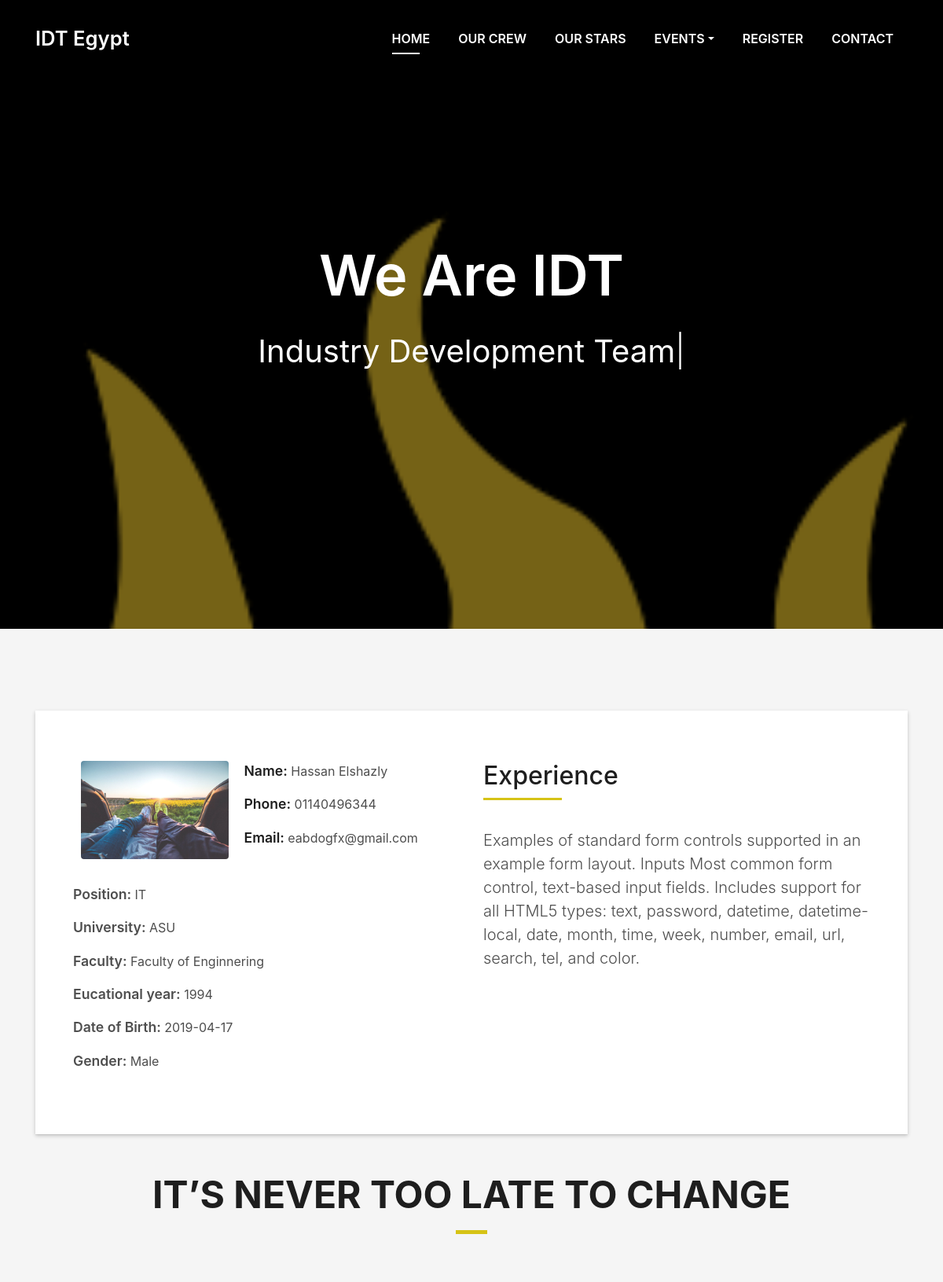
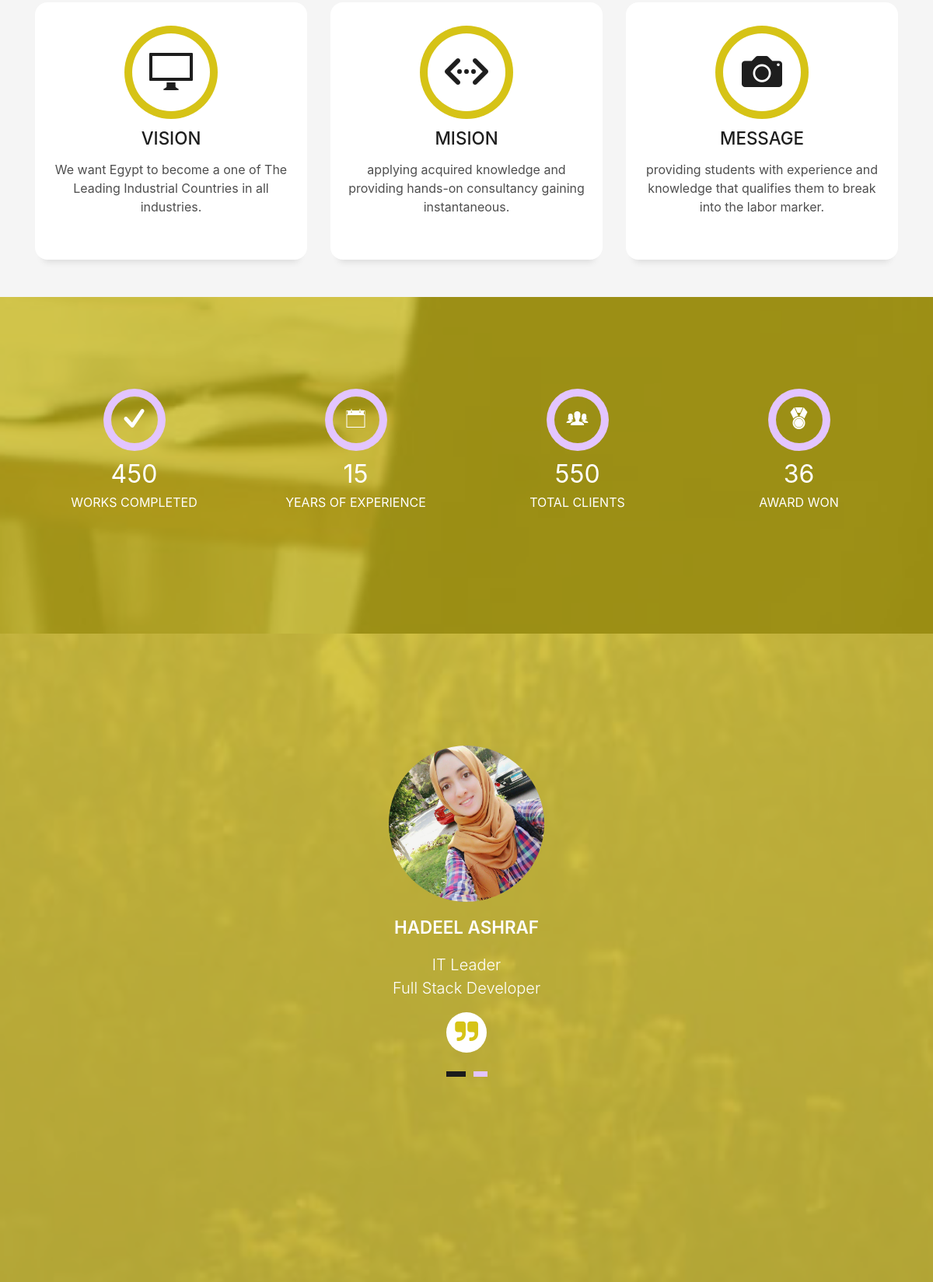
Page /members2.php?member=Hassan Elshazly (upper part) on the committed database (2 pictures, top to bottom).
### tables this page shows
CREATE TABLE `members` (
  `id` int(11) NOT NULL,
  `name` varchar(255) NOT NULL,
  `phone` varchar(255) NOT NULL,
  `email` varchar(255) NOT NULL,
  `date` varchar(255) NOT NULL,
  `uni` varchar(255) NOT NULL,
  `faculty` varchar(255) NOT NULL,
  `year` varchar(255) NOT NULL,
  `experience` text NOT NULL,
  `position` varchar(255) NOT NULL,
  `gender` varchar(255) NOT NULL,
  `photo` varchar(255) NOT NULL
);

### members2.php (the view, shortened to what this page needs)
<?php
    $memberName = htmlspecialchars(stripcslashes(trim($_GET['member'])));
    $sql = new PDO('mysql:host=localhost;port=3306;dbname=members', 'root', '');
    $sql->setAttribute(PDO::ATTR_ERRMODE, PDO::ERRMODE_WARNING);
    $qureyViewMember = "SELECT * FROM members Where name = '$memberName'";
    $stmt = $sql->query($qureyViewMember);
    $row = $stmt->fetch(PDO::FETCH_ASSOC);
?>
<!DOCTYPE html>
<html lang="en">
<head>
  <link href="lib/bootstrap/css/bootstrap.min.css" rel="stylesheet">
  <link href="lib/font-awesome/css/font-awesome.min.css" rel="stylesheet">
  <link href="lib/animate/animate.min.css" rel="stylesheet">
  <link href="lib/ionicons/css/ionicons.min.css" rel="stylesheet">
  <link href="lib/owlcarousel/assets/owl.carousel.min.css" rel="stylesheet">
  <link href="lib/lightbox/css/lightbox.min.css" rel="stylesheet">
  <link href="css/style-yellow.css" rel="stylesheet">
</head>
<body id="page-top">
  <nav class="navbar navbar-b navbar-trans navbar-expand-md fixed-top" id="mainNav">
    <div class="container">
      <a class="navbar-brand js-scroll" href="#page-top"> IDT Egypt</a>
      <div class="navbar-collapse collapse justify-content-end" id="navbarDefault">
        <ul class="navbar-nav">
          <li class="nav-item">
            <a class="nav-link js-scroll active" href="#home">Home</a>
          </li>
          <li class="nav-item">
            <a class="nav-link js-scroll" href="#crew">Our Crew</a>
          </li>
          <li class="nav-item">
            <a class="nav-link js-scroll" href="#stars">Our Stars</a>
          </li>
          <li class="nav-item">
            <a class="nav-link js-scroll dropdown-toggle" data-toggle="dropdown" href="##">Events</a>
                </li>
          <li class="nav-item">
            <a class="nav-link js-scroll" href="new.php">Register</a>
          </li>
          <li class="nav-item">
            <a class="nav-link js-scroll" href="#contact">Contact</a>
          </li>
        </ul>
      </div>
    </div>
  </nav>
  <div id="home" class="intro route bg-image" style="background-image: url(img/idt.png); ">
    <div class="overlay-itro"></div>
    <div class="intro-content display-table">
      <div class="table-cell">
        <div class="container">
          <h1 class="intro-title mb-4">We Are IDT</h1>
          <p class="intro-subtitle"><span class="text-slider-items">Industry Development Team,It’s Never Too late to Change</span><strong class="text-slider"></strong></p>
        </div>
      </div>
    </div>
  </div>
<div style="height:40px"></div>
  <section id="about" class="about-mf sect-pt4 route">
    <div class="container">
      <div class="row">
        <div class="col-sm-12">
          <div class="box-shadow-full">
            <div class="row">
              <div class="col-md-6">
                <div class="row">
                  <div class="col-sm-6 col-md-5">
                    <div class="about-img">
                      <img src="<?php echo empty($row['photo']) ?"img/post-1.jpg" : "images/".$row['photo']?>" class="img-fluid rounded b-shadow-a" alt="">
                    </div>
                  </div>
                  <div class="col-sm-6 col-md-7">
                    <div class="about-info">
                      <p><span class="title-s">Name: </span> <span><?= $row["name"]?></span></p>
                      <p><span class="title-s">Phone: </span> <span><?= $row["phone"]?></span></p>
                      <p><span class="title-s">Email: </span> <span><?= $row["email"]?></span></p>
                    </div>
                  </div>
                </div>
                <div class="skill-mf">
                    <p><span class="title-s">Position: </span> <span><?= $row["position"]?></span></p>
                    <p><span class="title-s">University: </span> <span><?= $row["uni"]?></span></p>
                    <p><span class="title-s">Faculty: </span> <span><?= $row["faculty"]?></span></p>
                    <p><span class="title-s">Eucational year: </span> <span><?= $row["year"]?></span></p>
                    <p><span class="title-s">Date of Birth: </span> <span><?= $row["date"]?></span></p>
                    <p><span class="title-s">Gender: </span> <span><?= $row["gender"]?></span></p>
                </div>
              </div>
              <div class="col-md-6">
                <div class="about-me pt-4 pt-md-0">
                  <div class="title-box-2">
                    <h5 class="title-left">
                      Experience
                    </h5>
                  </div>
                  <p class="lead">
                    <?= $row["experience"]?>
                  </p>
                </div>
              </div>
            </div>
          </div>
        </div>
      </div>
    </div>
  </section>
  <section id="service" class="services-mf route">
    <div class="container">
      <div class="row">
        <div class="col-sm-12">
          <div class="title-box text-center">
            <h3 class="title-a">
            It’s Never Too late to Change
            </h3>
            <div class="line-mf"></div>
          </div>
        </div>
      </div>
      <div class="row">
        <div class="col-md-4">
          <div class="service-box">
            <div class="service-ico">
              <span class="ico-circle"><i class="ion-monitor"></i></span>
            </div>
            <div class="service-content">
              <h2 class="s-title">VISION</h2>
              <p class="s-description text-center">
                  We want Egypt to become a one of The Leading Industrial Countries
                  in all industries.
              </p>
            </div>
          </div>
        </div>
        <div class="col-md-4">
          <div class="service-box">
            <div class="service-ico">
              <span class="ico-circle"><i class="ion-code-working"></i></span>
            </div>
            <div class="service-content">
              <h2 class="s-title">MISION</h2>
              <p class="s-description text-center">
              applying acquired knowledge and providing hands-on consultancy gaining instantaneous.
              </p>
            </div>
          </div>
        </div>
        <div class="col-md-4">
          <div class="service-box">
            <div class="service-ico">
              <span class="ico-circle"><i class="ion-camera"></i></span>
            </div>
            <div class="service-content">
              <h2 class="s-title">Message</h2>
              <p class="s-description text-center">
              providing students with experience and knowledge that qualifies them to break into the labor marker.
              </p>
            </div>
          </div>
        </div>
      </div>
    </div>
  </section>
  <div class="section-counter paralax-mf bg-image" style="background-image: url(img/counters-bg.jpg)">
    <div class="overlay-mf"></div>
    <div class="container">
      <div class="row">
        <div class="col-sm-3 col-lg-3">
          <div class="counter-box">
            <div class="counter-ico">
              <span class="ico-circle"><i class="ion-checkmark-round"></i></span>
            </div>
            <div class="counter-num">
              <p class="counter">450</p>
              <span class="counter-text">WORKS COMPLETED</span>
            </div>
          </div>
        </div>
        <div class="col-sm-3 col-lg-3">
          <div class="counter-box pt-4 pt-md-0">
            <div class="counter-ico">
              <span class="ico-circle"><i class="ion-ios-calendar-outline"></i></span>
            </div>
            <div class="counter-num">
              <p class="counter">15</p>
              <span class="counter-text">YEARS OF EXPERIENCE</span>
            </div>
          </div>
        </div>
        <div class="col-sm-3 col-lg-3">
          <div class="counter-box pt-4 pt-md-0">
            <div class="counter-ico">
              <span class="ico-circle"><i class="ion-ios-people"></i></span>
            </div>
            <div class="counter-num">
              <p class="counter">550</p>
              <span class="counter-text">TOTAL CLIENTS</span>
            </div>
          </div>
        </div>
        <div class="col-sm-3 col-lg-3">
          <div class="counter-box pt-4 pt-md-0">
            <div class="counter-ico">
              <span class="ico-circle"><i class="ion-ribbon-a"></i></span>
            </div>
            <div class="counter-num">
              <p class="counter">36</p>
              <span class="counter-text">AWARD WON</span>
            </div>
          </div>
        </div>
      </div>
    </div>
  </div>
  <section id="stars" >
  <div class="testimonials paralax-mf bg-image" style="background-image: url(img/overlay-bg.jpg)">
    <div class="overlay-mf"></div>
    <div class="container">
      <div class="row">
        <div class="col-md-12">
          <div id="testimonial-mf" class="owl-carousel owl-theme">
            <div class="testimonial-box">
              <div class="author-test">
                <img src="img/hadeel.jpg" alt="" class="rounded-circle b-shadow-a"style="width:200px">
                <span class="author">Hadeel Ashraf</span>
              </div>
              <div class="content-test">
                <p class="description lead">
                  IT Leader <br> Full Stack Developer
                </p>
                <span class="comit"><i class="fa fa-quote-right"></i></span>
              </div>
            </div>
          </div>
        </div>
      </div>
    </div>
  </div>
</section>
  <section class="paralax-mf footer-paralax bg-image  route" style="background-image: url(img/overlay-bg.jpg)">
    <div class="container">
      <div class="row">
        <div class="col-sm-12">
        </div>
      </div>
    </div>
  </section>
</body>
</html>

### rows in the picture
members: name "Hassan Elshazly", phone "01140496344", email "eabdogfx@gmail.com", position "IT", uni "ASU", faculty "Faculty of Enginnering", year "1994", date "2019-04-17", gender "Male", experience "Examples of standard form controls supported in an example form layout. Inputs Most common form control, text-based input fields. Includes support for all HTML5 types: text, password, datetime, datetime-local, date, month, time, week, number, email, url, search, tel, and color."
